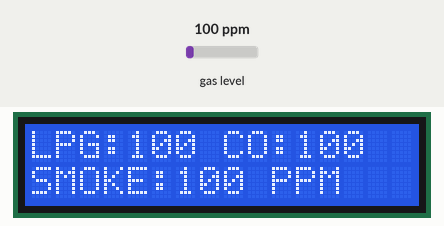
This sketch was run on a simulated Arduino Uno, built with avr-gcc and run on an emulated ATmega328P. On the bench: 16×2 character LCD. The test bench sets the inputs (shaded band); at power-on: gas level 100 ppm.

Above: at 1.7 s.
1.8 s: gas level set to 20 ppm
At 3.8 s:
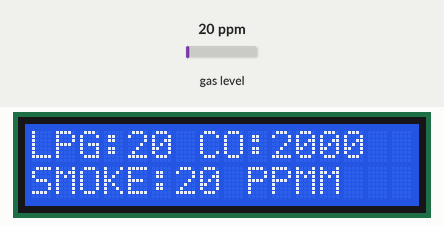
4.1 s: gas level set to 250 ppm
At 5.8 s:
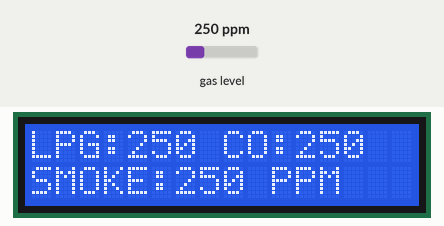
6.1 s: gas level set to 500 ppm
At 7.3 s:
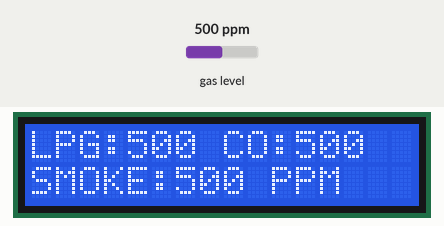
Timing chart, 0 to 9.1 s (numbered marks = the images above; inputs shaded):
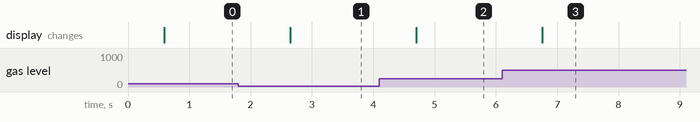

The sketch:

7_LCD_MQ2.ino
```cpp
#include <MQ2.h>
#include <Wire.h>
#include <LiquidCrystal_I2C.h>

LiquidCrystal_I2C lcd(0x27, 2, 1, 0, 4, 5, 6, 7, 3, POSITIVE);
int Analog_Input = A0;
int lpg, co, smoke;

MQ2 mq2(Analog_Input);

void setup(){
  Serial.begin(9600);
  lcd.begin(16,2);//Defining 16 columns and 2 rows of lcd display
  lcd.backlight();
  mq2.begin();
}
void loop(){
  float* values= mq2.read(true); //set it false if you don't want to print the values in the Serial
  //lpg = values[0];
  lpg = mq2.readLPG();
  //co = values[1];
  co = mq2.readCO();
  //smoke = values[2];
  smoke = mq2.readSmoke();
  lcd.setCursor(0,0);
  lcd.print("LPG:");
  lcd.print(lpg);
  lcd.print(" CO:");
  lcd.print(co);
  lcd.setCursor(0,1);
  lcd.print("SMOKE:");
  lcd.print(smoke);
  lcd.print(" PPM");
  delay(1000);
}
```

Measured:
- after the input at 1.8 s, the display: changes after 0.85 s (image 1)
- after the input at 4.1 s, the display: changes after 0.60 s (image 2)
- after the input at 6.1 s, the display: changes after 0.66 s (image 3)
